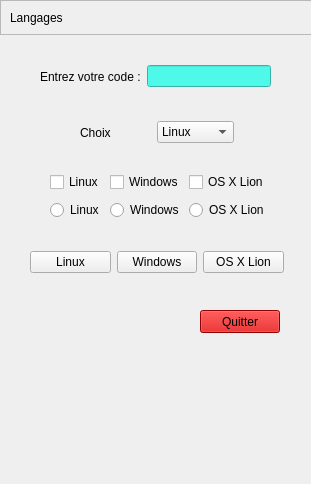
<?xml version="1.0" encoding="UTF-8"?>
<ui version="4.0">
 <class>DiapoIHMlangage</class>
 <widget class="QWidget" name="DiapoIHMlangage">
  <property name="geometry">
   <rect>
    <x>0</x>
    <y>0</y>
    <width>311</width>
    <height>484</height>
   </rect>
  </property>
  <property name="windowTitle">
   <string>DiapoIHMlangage</string>
  </property>
  <widget class="QFrame" name="frame">
   <property name="geometry">
    <rect>
     <x>0</x>
     <y>0</y>
     <width>431</width>
     <height>35</height>
    </rect>
   </property>
   <property name="frameShape">
    <enum>QFrame::StyledPanel</enum>
   </property>
   <property name="frameShadow">
    <enum>QFrame::Raised</enum>
   </property>
   <layout class="QVBoxLayout" name="verticalLayout">
    <item>
     <widget class="QLabel" name="label">
      <property name="text">
       <string>Langages</string>
      </property>
     </widget>
    </item>
   </layout>
  </widget>
  <widget class="QWidget" name="">
   <property name="geometry">
    <rect>
     <x>40</x>
     <y>60</y>
     <width>231</width>
     <height>33</height>
    </rect>
   </property>
   <layout class="QHBoxLayout" name="horizontalLayout">
    <item>
     <widget class="QLabel" name="labelEntrezCode">
      <property name="text">
       <string>Entrez votre code :</string>
      </property>
     </widget>
    </item>
    <item>
     <widget class="QLineEdit" name="lineEditEntrezCode">
      <property name="styleSheet">
       <string notr="true">background-color : rgb(79, 249, 233)</string>
      </property>
     </widget>
    </item>
   </layout>
  </widget>
  <widget class="QPushButton" name="pushButtonQuitter">
   <property name="geometry">
    <rect>
     <x>200</x>
     <y>310</y>
     <width>80</width>
     <height>23</height>
    </rect>
   </property>
   <property name="autoFillBackground">
    <bool>false</bool>
   </property>
   <property name="styleSheet">
    <string notr="true">background-color : rgb(204, 0, 0);</string>
   </property>
   <property name="text">
    <string>Quitter</string>
   </property>
  </widget>
  <widget class="QWidget" name="">
   <property name="geometry">
    <rect>
     <x>50</x>
     <y>170</y>
     <width>213</width>
     <height>52</height>
    </rect>
   </property>
   <layout class="QHBoxLayout" name="horizontalLayout_3">
    <item>
     <layout class="QVBoxLayout" name="verticalLayout_2">
      <item>
       <widget class="QCheckBox" name="checkBoxLinux">
        <property name="text">
         <string>Linux</string>
        </property>
       </widget>
      </item>
      <item>
       <widget class="QRadioButton" name="radioButtonLinux">
        <property name="text">
         <string>Linux</string>
        </property>
       </widget>
      </item>
     </layout>
    </item>
    <item>
     <layout class="QVBoxLayout" name="verticalLayout_3">
      <item>
       <widget class="QCheckBox" name="checkBoxWindows">
        <property name="text">
         <string>Windows</string>
        </property>
       </widget>
      </item>
      <item>
       <widget class="QRadioButton" name="radioButtonWindows">
        <property name="text">
         <string>Windows</string>
        </property>
       </widget>
      </item>
     </layout>
    </item>
    <item>
     <layout class="QVBoxLayout" name="verticalLayout_4">
      <item>
       <widget class="QCheckBox" name="checkBoxLion">
        <property name="text">
         <string>OS X Lion</string>
        </property>
       </widget>
      </item>
      <item>
       <widget class="QRadioButton" name="radioButtonLion">
        <property name="text">
         <string>OS X Lion</string>
        </property>
       </widget>
      </item>
     </layout>
    </item>
   </layout>
  </widget>
  <widget class="QWidget" name="">
   <property name="geometry">
    <rect>
     <x>30</x>
     <y>250</y>
     <width>254</width>
     <height>25</height>
    </rect>
   </property>
   <layout class="QHBoxLayout" name="horizontalLayout_4">
    <item>
     <widget class="QPushButton" name="pushButtonLinux">
      <property name="text">
       <string>Linux</string>
      </property>
     </widget>
    </item>
    <item>
     <widget class="QPushButton" name="pushButtonWindows">
      <property name="text">
       <string>Windows</string>
      </property>
     </widget>
    </item>
    <item>
     <widget class="QPushButton" name="pushButtonLion">
      <property name="text">
       <string>OS X Lion</string>
      </property>
     </widget>
    </item>
   </layout>
  </widget>
  <widget class="QWidget" name="">
   <property name="geometry">
    <rect>
     <x>80</x>
     <y>120</y>
     <width>154</width>
     <height>25</height>
    </rect>
   </property>
   <layout class="QHBoxLayout" name="horizontalLayout_2">
    <item>
     <widget class="QLabel" name="labelChoix">
      <property name="text">
       <string>Choix</string>
      </property>
     </widget>
    </item>
    <item>
     <spacer name="horizontalSpacer">
      <property name="orientation">
       <enum>Qt::Horizontal</enum>
      </property>
      <property name="sizeType">
       <enum>QSizePolicy::Fixed</enum>
      </property>
      <property name="sizeHint" stdset="0">
       <size>
        <width>40</width>
        <height>20</height>
       </size>
      </property>
     </spacer>
    </item>
    <item>
     <widget class="QComboBox" name="comboBoxChoix">
      <item>
       <property name="text">
        <string>Linux</string>
       </property>
      </item>
      <item>
       <property name="text">
        <string>Windows</string>
       </property>
      </item>
      <item>
       <property name="text">
        <string>Mac</string>
       </property>
      </item>
     </widget>
    </item>
   </layout>
  </widget>
 </widget>
 <resources/>
 <connections>
  <connection>
   <sender>pushButtonQuitter</sender>
   <signal>clicked()</signal>
   <receiver>DiapoIHMlangage</receiver>
   <slot>close()</slot>
   <hints>
    <hint type="sourcelabel">
     <x>235</x>
     <y>307</y>
    </hint>
    <hint type="destinationlabel">
     <x>167</x>
     <y>314</y>
    </hint>
   </hints>
  </connection>
 </connections>
</ui>
